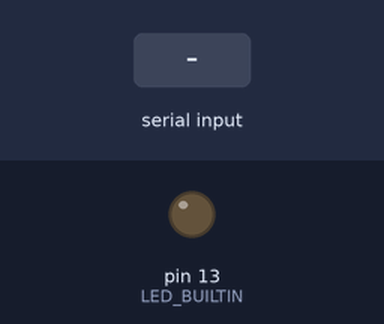
The sketch below on a simulated Arduino Uno, built with avr-gcc and run on an emulated ATmega328P. On the bench: output pins drawn as LEDs (lit = HIGH). The inputs (shaded band) are chosen by the test bench.

Above: at 1.2 s.
1.3 s: byte 30 received over Serial
At 2.1 s:
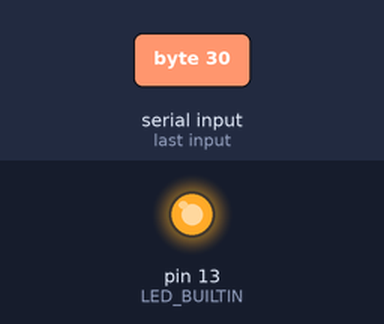
Timing chart, 0 to 4.3 s (numbered marks = the images above; inputs shaded):
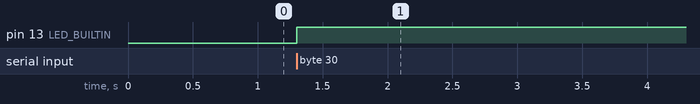

The sketch:

sketch_oct05b.ino
```cpp
// the setup function runs once when you press reset or power the board
void setup() {
  // initialize digital pin LED_BUILTIN as an output.
  pinMode(LED_BUILTIN, OUTPUT);
  Serial.begin(9600);
}

// the loop function runs over and over again forever
void loop() {
//  int blinkRate = 500;
//  for(int i = 0; i < 10; i++){
//    digitalWrite(LED_BUILTIN, HIGH);
//    delay(blinkRate);
//    blinkRate += 500;
//
//    digitalWrite(LED_BUILTIN, LOW);
//    delay(blinkRate);
//
//  }
//
//  for(int i = 0; i < 10; i++){
//    digitalWrite(LED_BUILTIN, HIGH);
//    delay(blinkRate);
//    blinkRate -= 500;
//
//    digitalWrite(LED_BUILTIN, LOW);
//    delay(blinkRate);
//
//  }

int incomingByte = 0;

if (Serial.available() > 0) {
                // read the incoming byte:
                incomingByte = Serial.read();
                digitalWrite(LED_BUILTIN, HIGH);
                delay(1000);
                }
if (Serial.available() > 0) {
        digitalWrite(LED_BUILTIN, LOW);
    delay(1000);
}
}
```

Measured:
- after the input at 1.3 s, pin 13 (LED_BUILTIN): LOW → HIGH at once
